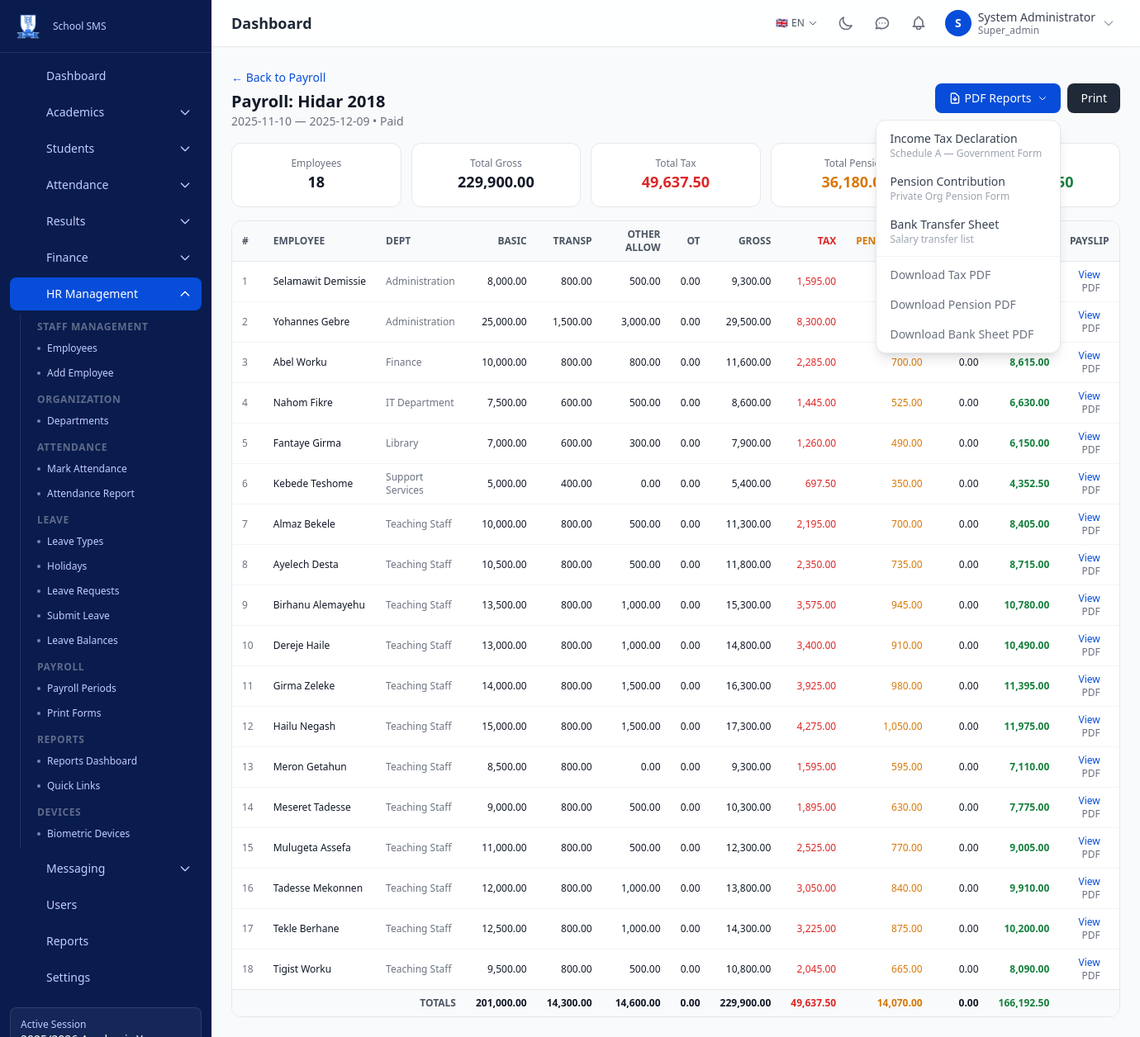
Page /hr/payroll-detail/3 (signed in) on the committed database.
### tables this page shows
CREATE TABLE `hr_payroll_periods` (
    `id` BIGINT UNSIGNED NOT NULL AUTO_INCREMENT,
    `month_ec` INT UNSIGNED NOT NULL COMMENT '1-13 Ethiopian month',
    `year_ec` INT UNSIGNED NOT NULL COMMENT 'Ethiopian year',
    `month_name_ec` VARCHAR(30) DEFAULT NULL COMMENT 'Ethiopian month name (e.g. Meskerem)',
    `month_gregorian` INT UNSIGNED NOT NULL COMMENT '1-12 Gregorian month',
    `year_gregorian` INT UNSIGNED NOT NULL,
    `start_date` DATE NOT NULL,
    `end_date` DATE NOT NULL,
    `start_date_ec` VARCHAR(20) DEFAULT NULL COMMENT 'Ethiopian start date DD/MM/YYYY',
    `end_date_ec` VARCHAR(20) DEFAULT NULL COMMENT 'Ethiopian end date DD/MM/YYYY',
    `status` ENUM('draft','generated','approved','paid') NOT NULL DEFAULT 'draft',
    `generated_by` BIGINT UNSIGNED DEFAULT NULL,
    `approved_by` BIGINT UNSIGNED DEFAULT NULL,
    `generated_at` DATETIME DEFAULT NULL,
    `approved_at` DATETIME DEFAULT NULL,
    `notes` TEXT DEFAULT NULL,
    `created_at` DATETIME NOT NULL DEFAULT CURRENT_TIMESTAMP,
    `updated_at` DATETIME NOT NULL DEFAULT CURRENT_TIMESTAMP ON UPDATE CURRENT_TIMESTAMP,
    PRIMARY KEY (`id`),
    UNIQUE KEY `uk_hr_pp_period` (`month_ec`, `year_ec`),
    INDEX `idx_hr_pp_status` (`status`),
    INDEX `idx_hr_pp_dates` (`start_date`, `end_date`),
    CONSTRAINT `fk_hr_pp_generator` FOREIGN KEY (`generated_by`) REFERENCES `users`(`id`) ON DELETE SET NULL,
    CONSTRAINT `fk_hr_pp_approver` FOREIGN KEY (`approved_by`) REFERENCES `users`(`id`) ON DELETE SET NULL
);

CREATE TABLE `hr_payroll_records` (
    `id` BIGINT UNSIGNED NOT NULL AUTO_INCREMENT,
    `payroll_period_id` BIGINT UNSIGNED NOT NULL,
    `employee_id` BIGINT UNSIGNED NOT NULL,
    `working_days` INT UNSIGNED NOT NULL DEFAULT 30 COMMENT 'Days in pay period',
    `days_worked` INT UNSIGNED NOT NULL DEFAULT 30 COMMENT 'Actual days worked (pro-rated)',
    `basic_salary` DECIMAL(12,2) NOT NULL DEFAULT 0.00,
    `prorated_salary` DECIMAL(12,2) NOT NULL DEFAULT 0.00 COMMENT 'Salary after pro-rating',
    `transport_allowance` DECIMAL(12,2) NOT NULL DEFAULT 0.00,
    `other_allowance` DECIMAL(12,2) NOT NULL DEFAULT 0.00,
    `overtime` DECIMAL(12,2) NOT NULL DEFAULT 0.00 COMMENT 'Overtime pay',
    `gross_salary` DECIMAL(12,2) NOT NULL DEFAULT 0.00 COMMENT 'prorated_salary + allowances',
    `taxable_income` DECIMAL(12,2) NOT NULL DEFAULT 0.00,
    `income_tax` DECIMAL(12,2) NOT NULL DEFAULT 0.00,
    `employee_pension` DECIMAL(12,2) NOT NULL DEFAULT 0.00 COMMENT '7% of basic',
    `employer_pension` DECIMAL(12,2) NOT NULL DEFAULT 0.00 COMMENT '11% of basic',
    `other_deductions` DECIMAL(12,2) NOT NULL DEFAULT 0.00 COMMENT 'Additional deductions',
    `total_pension` DECIMAL(12,2) NOT NULL DEFAULT 0.00 COMMENT 'employee_pension + employer_pension',
    `total_deductions` DECIMAL(12,2) NOT NULL DEFAULT 0.00 COMMENT 'tax + employee pension + other',
    `net_salary` DECIMAL(12,2) NOT NULL DEFAULT 0.00,
    `payment_status` ENUM('pending','paid','cancelled') NOT NULL DEFAULT 'pending',
    `payment_method` ENUM('bank_transfer','cash') NOT NULL DEFAULT 'bank_transfer',
    `bank_reference` VARCHAR(100) DEFAULT NULL COMMENT 'Bank transfer reference number',
    `payment_date` DATE DEFAULT NULL,
    `notes` TEXT DEFAULT NULL,
    `created_by` BIGINT UNSIGNED DEFAULT NULL,
    `created_at` DATETIME NOT NULL DEFAULT CURRENT_TIMESTAMP,
    `updated_at` DATETIME NOT NULL DEFAULT CURRENT_TIMESTAMP ON UPDATE CURRENT_TIMESTAMP,
    PRIMARY KEY (`id`),
    UNIQUE KEY `uk_hr_pr_period_emp` (`payroll_period_id`, `employee_id`),
    INDEX `idx_hr_pr_employee` (`employee_id`),
    INDEX `idx_hr_pr_status` (`payment_status`),
    CONSTRAINT `fk_hr_pr_period` FOREIGN KEY (`payroll_period_id`) REFERENCES `hr_payroll_periods`(`id`) ON DELETE CASCADE,
    CONSTRAINT `fk_hr_pr_employee` FOREIGN KEY (`employee_id`) REFERENCES `hr_employees`(`id`) ON DELETE CASCADE,
    CONSTRAINT `fk_hr_pr_creator` FOREIGN KEY (`created_by`) REFERENCES `users`(`id`) ON DELETE SET NULL
);

CREATE TABLE `hr_departments` (
    `id` BIGINT UNSIGNED NOT NULL AUTO_INCREMENT,
    `name` VARCHAR(100) NOT NULL,
    `code` VARCHAR(20) DEFAULT NULL,
    `head_of_department_id` BIGINT UNSIGNED DEFAULT NULL,
    `description` TEXT DEFAULT NULL,
    `status` ENUM('active','inactive') NOT NULL DEFAULT 'active',
    `created_at` DATETIME NOT NULL DEFAULT CURRENT_TIMESTAMP,
    `updated_at` DATETIME NOT NULL DEFAULT CURRENT_TIMESTAMP ON UPDATE CURRENT_TIMESTAMP,
    `created_by` BIGINT UNSIGNED DEFAULT NULL,
    `updated_by` BIGINT UNSIGNED DEFAULT NULL,
    `deleted_at` DATETIME DEFAULT NULL,
    PRIMARY KEY (`id`),
    UNIQUE KEY `uk_hr_dept_code` (`code`),
    INDEX `idx_hr_dept_status` (`status`),
    INDEX `idx_hr_dept_deleted` (`deleted_at`),
    CONSTRAINT `fk_hr_dept_creator` FOREIGN KEY (`created_by`) REFERENCES `users`(`id`) ON DELETE SET NULL,
    CONSTRAINT `fk_hr_dept_updater` FOREIGN KEY (`updated_by`) REFERENCES `users`(`id`) ON DELETE SET NULL
);

### modules/hr/views/payroll_detail.php (the view, shortened to what the rows shown need)
<?php
require_once APP_ROOT . '/core/ethiopian_calendar.php';
$id = route_id();
$period = db_fetch_one("SELECT * FROM hr_payroll_periods WHERE id = ?", [$id]);
$records = db_fetch_all(
    "SELECT pr.*,
            CONCAT(e.first_name, ' ', e.father_name) AS employee_name,
            e.employee_id AS emp_code, e.bank_name, e.bank_account,
            d.name AS department_name
     FROM hr_payroll_records pr
     JOIN hr_employees e ON pr.employee_id = e.id
     LEFT JOIN hr_departments d ON e.department_id = d.id
     ORDER BY d.name, e.first_name",
    []
);
$records = db_fetch_all(
    "SELECT pr.*,
            CONCAT(e.first_name, ' ', e.father_name) AS employee_name,
            e.employee_id AS emp_code, e.bank_name, e.bank_account,
            d.name AS department_name
     FROM hr_payroll_records pr
     JOIN hr_employees e ON pr.employee_id = e.id
     LEFT JOIN hr_departments d ON e.department_id = d.id
     WHERE pr.payroll_period_id = ?
     ORDER BY d.name, e.first_name",
    [$id]
);
$ecMonths = ec_month_names();
$monthName = $ecMonths[(int)$period['month_ec']]['en'] ?? $period['month_ec'];
?>
<div class="space-y-4">
    <div class="flex items-center justify-between">
        <div>
            <a href="<?= url('hr', 'payroll') ?>" class="text-sm text-primary-600 hover:underline">&larr; Back to Payroll</a>
            <h1 class="text-xl font-bold text-gray-900 dark:text-dark-text mt-1">
                Payroll: <?= e($monthName) ?> <?= e($period['year_ec']) ?>
            </h1>
            <p class="text-sm text-gray-500 dark:text-dark-muted"><?= e($period['start_date']) ?> — <?= e($period['end_date']) ?> &bull; <?= ucfirst($period['status']) ?></p>
        </div>
    </div>
    <div class="bg-white dark:bg-dark-card rounded-xl border border-gray-200 dark:border-dark-border overflow-hidden">
        <div class="overflow-x-auto">
            <table class="min-w-full divide-y divide-gray-200 dark:divide-dark-border text-xs">
                <thead class="bg-gray-50 dark:bg-dark-bg">
                    <tr>
                        <th class="px-3 py-2 text-left font-semibold text-gray-600 dark:text-dark-muted uppercase">#</th>
                        <th class="px-3 py-2 text-left font-semibold text-gray-600 dark:text-dark-muted uppercase">Employee</th>
                        <th class="px-3 py-2 text-left font-semibold text-gray-600 dark:text-dark-muted uppercase">Dept</th>
                        <th class="px-3 py-2 text-right font-semibold text-gray-600 dark:text-dark-muted uppercase">Basic</th>
                        <th class="px-3 py-2 text-right font-semibold text-gray-600 dark:text-dark-muted uppercase">Transp</th>
                        <th class="px-3 py-2 text-right font-semibold text-gray-600 dark:text-dark-muted uppercase">Other Allow</th>
                        <th class="px-3 py-2 text-right font-semibold text-gray-600 dark:text-dark-muted uppercase">OT</th>
                        <th class="px-3 py-2 text-right font-semibold text-gray-600 dark:text-dark-muted uppercase">Gross</th>
                        <th class="px-3 py-2 text-right font-semibold text-red-600 uppercase">Tax</th>
                        <th class="px-3 py-2 text-right font-semibold text-amber-600 uppercase">Pension(7%)</th>
                        <th class="px-3 py-2 text-right font-semibold text-gray-600 dark:text-dark-muted uppercase">Other Ded.</th>
                        <th class="px-3 py-2 text-right font-semibold text-green-600 uppercase">Net</th>
                        <th class="px-3 py-2 text-center font-semibold text-gray-600 dark:text-dark-muted uppercase print:hidden">Payslip</th>
                    </tr>
                </thead>
                <tbody class="divide-y divide-gray-100 dark:divide-dark-border">
                    <?php $n = 0; foreach ($records as $r): $n++; ?>
                    <tr class="hover:bg-gray-50 dark:hover:bg-dark-bg">
                        <td class="px-3 py-2 text-gray-500"><?= $n ?></td>
                        <td class="px-3 py-2 font-medium text-gray-900 dark:text-dark-text whitespace-nowrap"><?= e($r['employee_name']) ?></td>
                        <td class="px-3 py-2 text-gray-500"><?= e($r['department_name'] ?? '—') ?></td>
                        <td class="px-3 py-2 text-right"><?= number_format($r['basic_salary'], 2) ?></td>
                        <td class="px-3 py-2 text-right"><?= number_format($r['transport_allowance'], 2) ?></td>
                        <td class="px-3 py-2 text-right"><?= number_format($r['other_allowance'], 2) ?></td>
                        <td class="px-3 py-2 text-right"><?= number_format($r['overtime'] ?? 0, 2) ?></td>
                        <td class="px-3 py-2 text-right font-medium"><?= number_format($r['gross_salary'], 2) ?></td>
                        <td class="px-3 py-2 text-right text-red-600"><?= number_format($r['income_tax'], 2) ?></td>
                        <td class="px-3 py-2 text-right text-amber-600"><?= number_format($r['employee_pension'], 2) ?></td>
                        <td class="px-3 py-2 text-right"><?= number_format($r['other_deductions'], 2) ?></td>
                        <td class="px-3 py-2 text-right font-bold text-green-700"><?= number_format($r['net_salary'], 2) ?></td>
                        <td class="px-3 py-2 text-center print:hidden">
                            <a href="<?= url('hr', 'payslip', $r['id']) ?>" class="text-primary-600 hover:text-primary-800 font-medium">View</a>
                            <a href="<?= url('hr', 'print-payslip', $r['id']) ?>" target="_blank" class="text-gray-500 hover:text-gray-700 font-medium ml-1" title="PDF">PDF</a>
                        </td>
                    </tr>
                    <?php endforeach; ?>
                </tbody>
            </table>
        </div>
    </div>
</div>
<?php
require APP_ROOT . '/templates/layout.php';

### rows in the picture
hr_payroll_periods: month_ec "Hidar", year_ec "2018", start_date "2025-11-10", end_date "2025-12-09", status "Paid"
hr_payroll_records: employee_name "Selamawit Demissie", hr_departments.name "Administration", basic_salary "8,000.00", transport_allowance "800.00", other_allowance "500.00", overtime "0.00", gross_salary "9,300.00", income_tax "1,595.00"
hr_payroll_records: employee_name "Yohannes Gebre", hr_departments.name "Administration", basic_salary "25,000.00", transport_allowance "1,500.00", other_allowance "3,000.00", overtime "0.00", gross_salary "29,500.00", income_tax "8,300.00"
hr_payroll_records: employee_name "Abel Worku", hr_departments.name "Finance", basic_salary "10,000.00", transport_allowance "800.00", other_allowance "800.00", overtime "0.00", gross_salary "11,600.00", income_tax "2,285.00", employee_pension "700.00", other_deductions "0.00", net_salary "8,615.00"
hr_payroll_records: employee_name "Nahom Fikre", hr_departments.name "IT Department", basic_salary "7,500.00", transport_allowance "600.00", other_allowance "500.00", overtime "0.00", gross_salary "8,600.00", income_tax "1,445.00", employee_pension "525.00", other_deductions "0.00", net_salary "6,630.00"
hr_payroll_records: employee_name "Fantaye Girma", hr_departments.name "Library", basic_salary "7,000.00", transport_allowance "600.00", other_allowance "300.00", overtime "0.00", gross_salary "7,900.00", income_tax "1,260.00", employee_pension "490.00", other_deductions "0.00", net_salary "6,150.00"
hr_payroll_records: employee_name "Kebede Teshome", hr_departments.name "Support Services", basic_salary "5,000.00", transport_allowance "400.00", other_allowance "0.00", overtime "0.00", gross_salary "5,400.00", income_tax "697.50", employee_pension "350.00", other_deductions "0.00", net_salary "4,352.50"
hr_payroll_records: employee_name "Almaz Bekele", hr_departments.name "Teaching Staff", basic_salary "10,000.00", transport_allowance "800.00", other_allowance "500.00", overtime "0.00", gross_salary "11,300.00", income_tax "2,195.00", employee_pension "700.00", other_deductions "0.00", net_salary "8,405.00"
hr_payroll_records: employee_name "Ayelech Desta", hr_departments.name "Teaching Staff", basic_salary "10,500.00", transport_allowance "800.00", other_allowance "500.00", overtime "0.00", gross_salary "11,800.00", income_tax "2,350.00", employee_pension "735.00", other_deductions "0.00", net_salary "8,715.00"
hr_payroll_records: employee_name "Birhanu Alemayehu", hr_departments.name "Teaching Staff", basic_salary "13,500.00", transport_allowance "800.00", other_allowance "1,000.00", overtime "0.00", gross_salary "15,300.00", income_tax "3,575.00", employee_pension "945.00", other_deductions "0.00", net_salary "10,780.00"
hr_payroll_records: employee_name "Dereje Haile", hr_departments.name "Teaching Staff", basic_salary "13,000.00", transport_allowance "800.00", other_allowance "1,000.00", overtime "0.00", gross_salary "14,800.00", income_tax "3,400.00", employee_pension "910.00", other_deductions "0.00", net_salary "10,490.00"
hr_payroll_records: employee_name "Girma Zeleke", hr_departments.name "Teaching Staff", basic_salary "14,000.00", transport_allowance "800.00", other_allowance "1,500.00", overtime "0.00", gross_salary "16,300.00", income_tax "3,925.00", employee_pension "980.00", other_deductions "0.00", net_salary "11,395.00"
hr_payroll_records: employee_name "Hailu Negash", hr_departments.name "Teaching Staff", basic_salary "15,000.00", transport_allowance "800.00", other_allowance "1,500.00", overtime "0.00", gross_salary "17,300.00", income_tax "4,275.00", employee_pension "1,050.00", other_deductions "0.00", net_salary "11,975.00"
hr_payroll_records: employee_name "Meron Getahun", hr_departments.name "Teaching Staff", basic_salary "8,500.00", transport_allowance "800.00", other_allowance "0.00", overtime "0.00", gross_salary "9,300.00", income_tax "1,595.00", employee_pension "595.00", other_deductions "0.00", net_salary "7,110.00"
hr_payroll_records: employee_name "Meseret Tadesse", hr_departments.name "Teaching Staff", basic_salary "9,000.00", transport_allowance "800.00", other_allowance "500.00", overtime "0.00", gross_salary "10,300.00", income_tax "1,895.00", employee_pension "630.00", other_deductions "0.00", net_salary "7,775.00"
hr_payroll_records: employee_name "Mulugeta Assefa", hr_departments.name "Teaching Staff", basic_salary "11,000.00", transport_allowance "800.00", other_allowance "500.00", overtime "0.00", gross_salary "12,300.00", income_tax "2,525.00", employee_pension "770.00", other_deductions "0.00", net_salary "9,005.00"
hr_payroll_records: employee_name "Tadesse Mekonnen", hr_departments.name "Teaching Staff", basic_salary "12,000.00", transport_allowance "800.00", other_allowance "1,000.00", overtime "0.00", gross_salary "13,800.00", income_tax "3,050.00", employee_pension "840.00", other_deductions "0.00", net_salary "9,910.00"
hr_payroll_records: employee_name "Tekle Berhane", hr_departments.name "Teaching Staff", basic_salary "12,500.00", transport_allowance "800.00", other_allowance "1,000.00", overtime "0.00", gross_salary "14,300.00", income_tax "3,225.00", employee_pension "875.00", other_deductions "0.00", net_salary "10,200.00"
hr_payroll_records: employee_name "Tigist Worku", hr_departments.name "Teaching Staff", basic_salary "9,500.00", transport_allowance "800.00", other_allowance "500.00", overtime "0.00", gross_salary "10,800.00", income_tax "2,045.00", employee_pension "665.00", other_deductions "0.00", net_salary "8,090.00"

### other values in the picture
$item['label'] "Dashboard"
$item['label'] "Academics"
$item['label'] "Students"
$item['label'] "Attendance"
$item['label'] "Results"
$item['label'] "Finance"
$item['label'] "HR Management"
$groupLabel "STAFF MANAGEMENT"
$child['label'] "Employees"
$child['label'] "Add Employee"
$groupLabel "ORGANIZATION"
$child['label'] "Departments"
$groupLabel "ATTENDANCE"
$child['label'] "Mark Attendance"
$child['label'] "Attendance Report"
